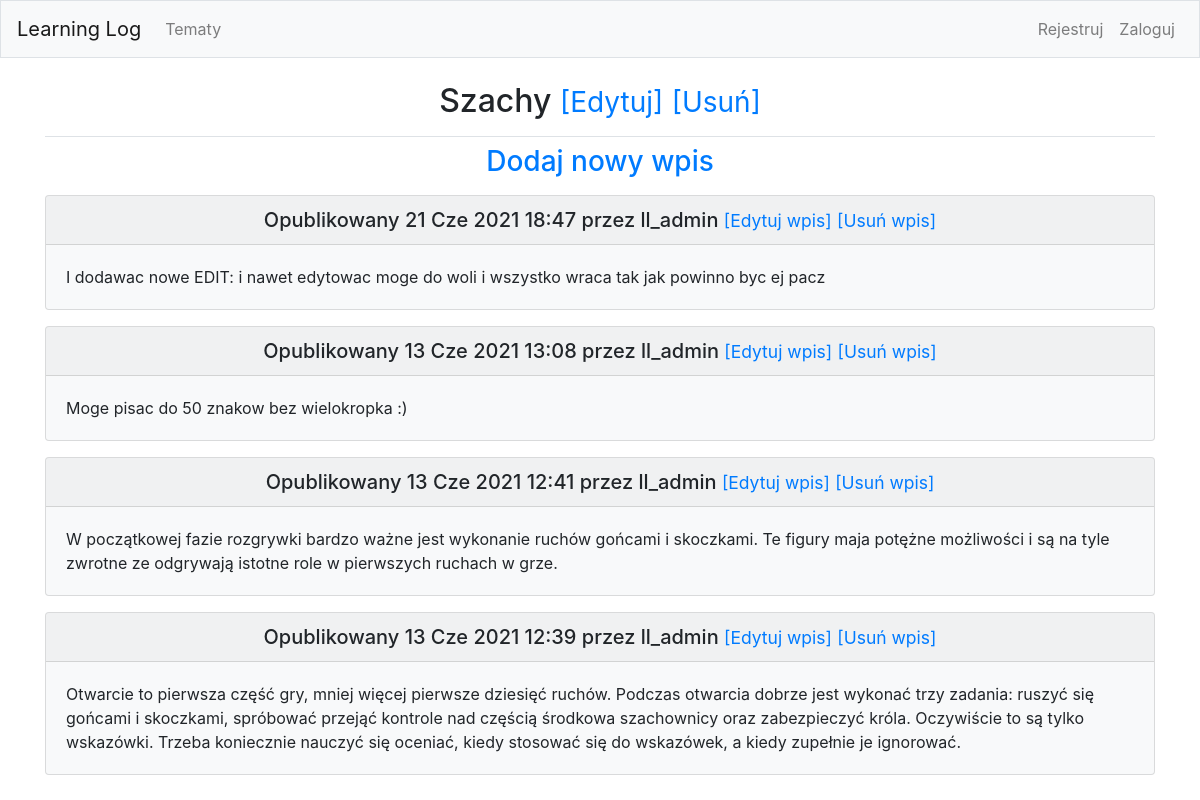
The page /topics/1/ on the database as committed earlier.
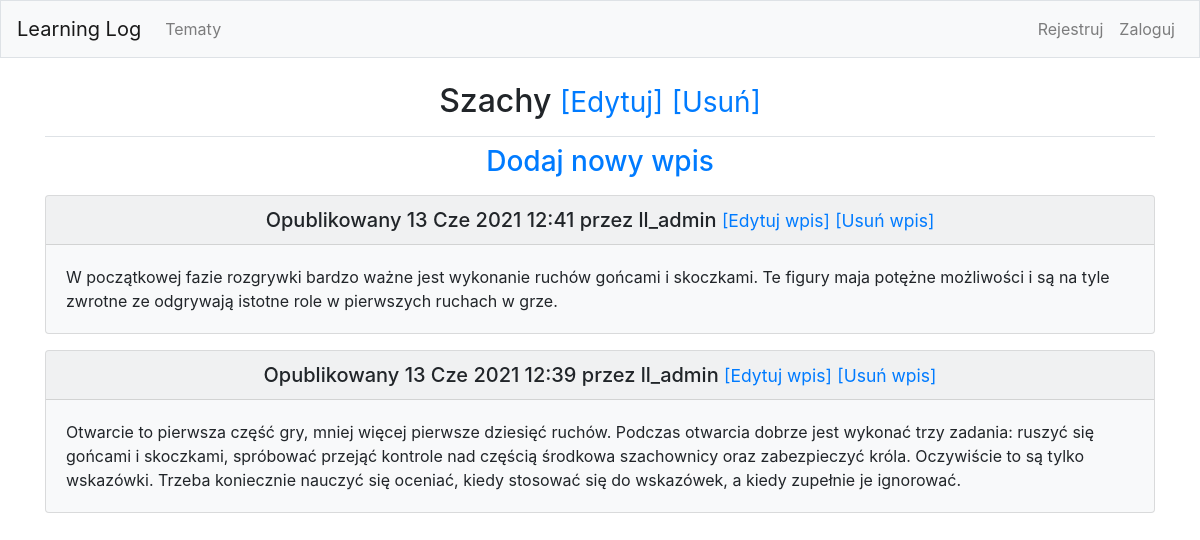
The same page on the database as committed later.
### learning_logs/models.py (models this page shows, shortened)
class Entry(models.Model):
    topic = models.ForeignKey(Topic, on_delete=models.CASCADE)
    text = RichTextField(blank = True, null = True)
    data_added = models.DateTimeField(auto_now_add=True)
    class Meta:
        verbose_name_plural = 'entries'

class Topic(models.Model):
    text = models.CharField(max_length=200)
    date_added = models.DateTimeField(auto_now_add=True)
    owner = models.ForeignKey(User, on_delete=models.CASCADE)
    header_image = models.ImageField(blank=True, null=True, upload_to="images/")
    def __str__(self):
        return self.text

### learning_logs/views.py (the view)
# urls.py: path('topics/<int:topic_id>/', views.topic, name='topic'),
def topic(request, topic_id):
    topic = get_object_or_404(Topic, id=topic_id)
    entries = topic.entry_set.order_by('-data_added')
    context = {'topic' : topic, 'entries' : entries}
    return render(request, 'learning_logs/topic.html', context)

### learning_logs/templates/learning_logs/topic.html
{% extends 'learning_logs/base.html' %}
{% block page_header %}
    <h2 style="text-align:center;"> {{ topic }}
    <small><a href= {% url 'learning_logs:edit_topic' topic.id %} >[Edytuj]</small>
    <small><a href= {% url 'learning_logs:remove_topic' topic.id %} >[Usuń]</small>
    </h2>
{% endblock page_header %}
{% block content %}
    <h3><p style="text-align:center;">
        <a href="{% url 'learning_logs:new_entry' topic.id %}">Dodaj nowy wpis</a>
    </p></h3>
    {% for entry in entries %}
        <div class="card bg-light mb-3">
            <h5 class="card-header" align="center">
                <p class="card-text">Opublikowany {{ entry.data_added|date:'d M Y H:i' }} przez {{ topic.owner }}
                    <small><a href=" {% url 'learning_logs:edit_entry' entry.id %}">[Edytuj wpis]</a></small>
                    <small><a href=" {% url 'learning_logs:remove_entry' entry.id %}">[Usuń wpis]</a></small>
                </p>
            </h5>
                <div class="card-body">
                    {{ entry.text|safe }}
                </div>
        </div>
    {% empty %}
        Nie ma jeszcze żadnego wpisu dla tego tematu.
    {% endfor %}
{% endblock content %}

Rows that differ between the two databases and show on the page:
removed Entry: data_added "21 Cze 2021 18:47", {{ topic.owner }} "ll_admin", text "I dodawac nowe EDIT: i nawet edytowac moge do woli i wszystko wraca tak jak powinno byc ej pacz"
removed Entry: data_added "13 Cze 2021 13:08", {{ topic.owner }} "ll_admin", text "Moge pisac do 50 znakow bez wielokropka :)"
